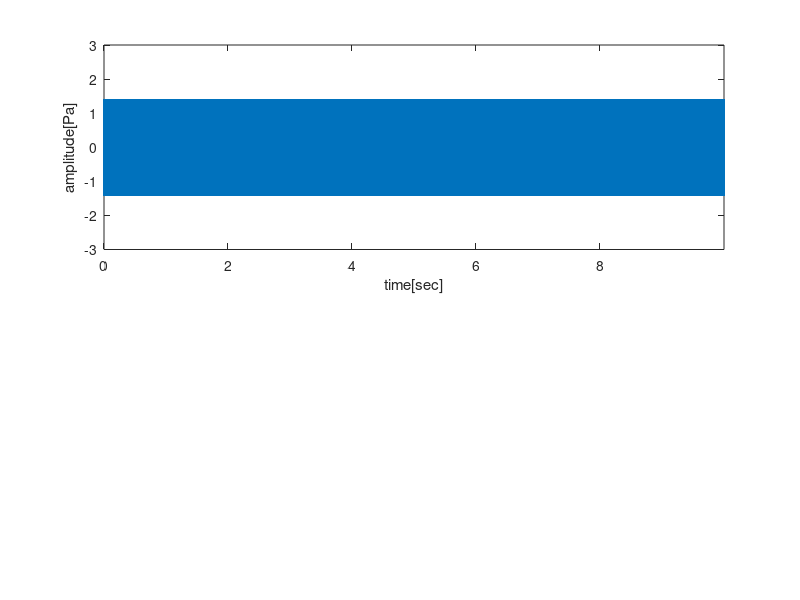

MATLAB code for this plot: (Note: this script raises an error after producing the figure.)
%% start

%% clear
clc;
clear;

%% constant
T = 10;
freq = 10e3;

for fs = [48 96 192 384 768] * 1e3

  datal = fs * T;
  df =  1 / T;

  %% signal
  t = 0 : 1/fs : T - 1/fs;
  y = transpose( sqrt(2) .* sin(2 * pi * freq * t) );
  % y = wgn(length(t),1,-10);

  %% plot
  figure('position', [0, 0, 500*sqrt(2), 500]);

  strtitle = sprintf('Fourier Transform change ( fs = %d [kHz] )', fs / 1e3 );

  subplot(2,1,1);
  plot(t,y);
  ylabel( 'amplitude[Pa]' );
  xlabel( 'time[sec]' );
  xlim([ t(1) t(end) ]);
  ylim([-3 3]);
  ax = gca;
  ax.FontSize = 17;

  subplot(2,1,2);
  r = 'psd';

  if isequal( r,'ps' )
    [f,p] = fps(y,fs);
    pltdb(f,p,'ps',[0 0.4470 0.7410]);
  elseif isequal( r,'psd' )
    [f,p] = fpsd(y,fs);
    pltdb(f,p,'psd',[0 0.4470 0.7410]);
  end

  sgtitle( strtitle , 'FontSize' , 17 );

  str_df = [ 'df ='  num2str(df) '[Hz]' ];
  str_fs = [ 'fs ='  num2str(fs/1e3) '[kHz]' ];
  str_datal = [ 'datal ='  num2str(datal) '[points]' ];
  str_T = [ 'T ='  num2str(T) '[sec]' ];
  str_ini = [ str_df ' , ' str_fs ' , ' str_datal ' , ' str_T ];

  if isequal( r,'ps' )
    fprintf( [ str_ini ' , ' 'signal = ' num2str(round(max(10*log10(p/(20e-6^2))),2)) '[dB spl] ' ' , ' 'noise mean = ' num2str(round(10*log10(mean(p)/20e-6),2)) '[dB spl] ' ' , ' 'RMS = ' num2str(rms(y).^2) ' , ' 'sum = ' num2str(sum(p)) '\n' ] );
  elseif isequal( r,'psd' )
    fprintf( [ str_ini ' , ' 'signal = ' num2str(round(max(10*log10(p)),2)) '[dB/Hz] ' ' , ' 'noise mean = ' num2str(round(10*log10(mean(p)),2)) '[dB/Hz] ' ' , ' 'RMS = ' num2str(rms(y).^2) ' , ' 'sum = ' num2str(sum(df*p)) '\n' ] );
  end

end

close all;
%% end
